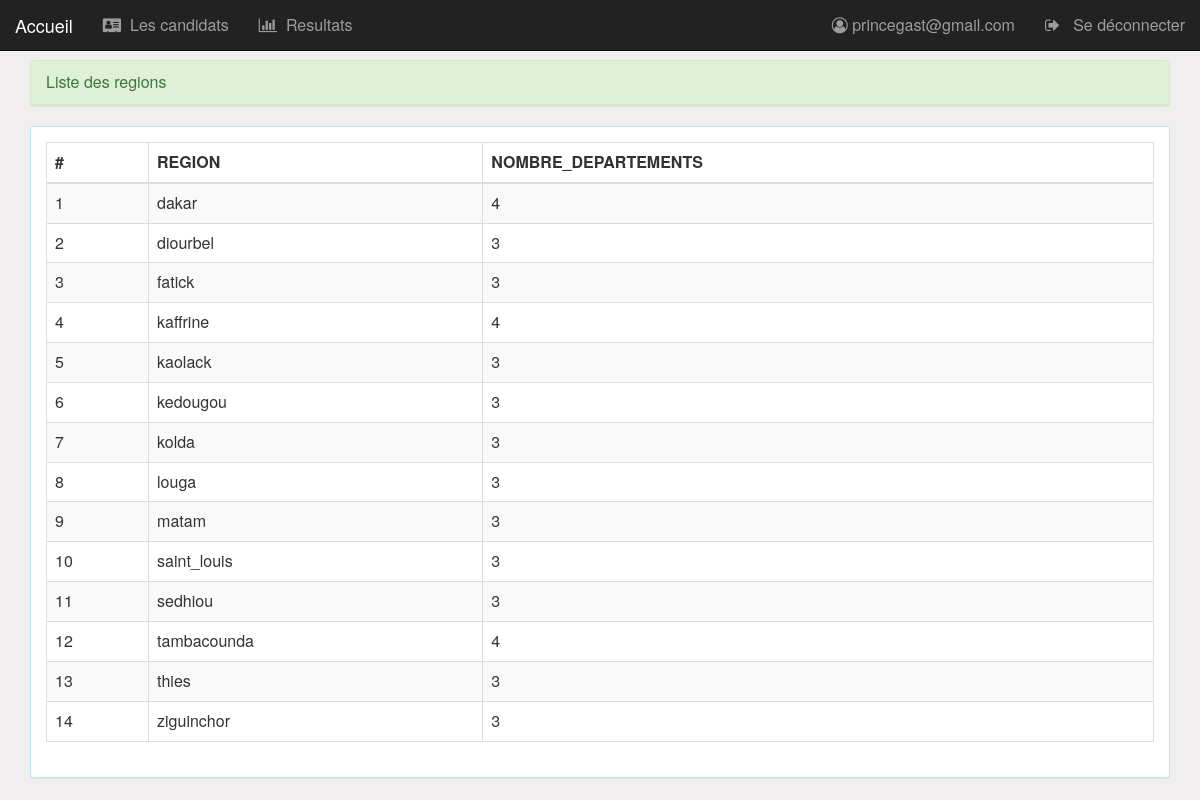
Page /pages/region.php (signed in) on the committed database.
### tables this page shows
CREATE TABLE IF NOT EXISTS `region` (
  `idRegion` int(11) NOT NULL AUTO_INCREMENT,
  `nomR` varchar(20) NOT NULL,
  PRIMARY KEY (`idRegion`)
);

### pages/region.php (the view, shortened to what this page needs)
<?php
    require_once("../api/db_connect.php");
    $requete="select idRegion,nomR,count(*) as nb_depart from region,departement where idRegion=idRegionF group by idRegion";
    $resultatC=mysqli_query($conn,$requete);
?>
<!DOCTYPE HTML>
<HTML>
    <head>
        <link rel="stylesheet" type="text/css" href="../css/bootstrap.css">
        <link rel="stylesheet" type="text/css" href="../css/font-awesome.min.css">
        <link rel="stylesheet" type="text/css" href="../css/monstyle.css">
    </head>
    <body>
        <?php include("menu.php"); ?>
        <div class="container">
            <div class="panel panel-success margetop60">
				<div class="panel-heading">Liste des regions</div>
			</div>
            <div class="panel panel-info">
                <div class="panel-body">
                    <table class="table table-bordered table-striped">
                        <thead>
                            <tr>
                                <th>#</th>
                                <th>REGION</th>
                                <th>NOMBRE_DEPARTEMENTS</th>
                            </tr>
                        </thead>
                        <tbody>
                            <?php while($region=mysqli_fetch_array($resultatC, MYSQLI_ASSOC)){ ?>
                                <tr>
                                    <td><?php echo $region['idRegion'] ?> </td>
                                    <td><?php echo $region['nomR'] ?> </td>
                                    <td><?php echo $region['nb_depart'] ?> </td>
                                </tr>
                            <?PHP } ?>
                        </tbody>
                    </table>
                </div>
            </div>
        </div>
    </body>
</HTML>

### css/monstyle.css (style rules this page uses)
.margetop60 { margin-top: 60px; }
body { background-color: rgb(240, 238, 238); font-size: 16px; }

### rows in the picture
region: idRegion "1", nomR "dakar", nb_depart "4"
region: idRegion "2", nomR "diourbel", nb_depart "3"
region: idRegion "3", nomR "fatick", nb_depart "3"
region: idRegion "4", nomR "kaffrine", nb_depart "4"
region: idRegion "5", nomR "kaolack", nb_depart "3"
region: idRegion "6", nomR "kedougou", nb_depart "3"
region: idRegion "7", nomR "kolda", nb_depart "3"
region: idRegion "8", nomR "louga", nb_depart "3"
region: idRegion "9", nomR "matam", nb_depart "3"
region: idRegion "10", nomR "saint_louis", nb_depart "3"
region: idRegion "11", nomR "sedhiou", nb_depart "3"
region: idRegion "12", nomR "tambacounda", nb_depart "4"
region: idRegion "13", nomR "thies", nb_depart "3"
region: idRegion "14", nomR "ziguinchor", nb_depart "3"

### other values in the picture
$_SESSION['user']['mail'] "princegast@gmail.com"
